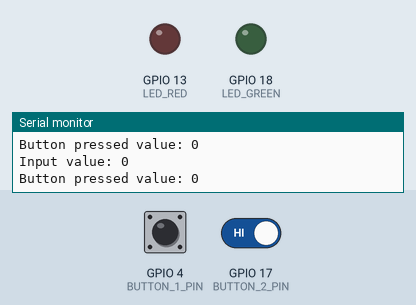
Simulated run of this program. Board: ESP32-S3. On the bench: output pins drawn as LEDs (lit = HIGH), the last lines printed to the serial monitor. Dashed ring = blinking. The test bench sets the inputs (shaded band); at power-on: GPIO 4 (BUTTON_1_PIN) HIGH, GPIO 17 (BUTTON_2_PIN) HIGH. EEPROM starts erased.

Above: at 3.2 s.
3.3 s: GPIO 4 (BUTTON_1_PIN) pulled LOW for 0.15 s
6.4 s: GPIO 4 (BUTTON_1_PIN) driven LOW and GPIO 17 (BUTTON_2_PIN) driven LOW
At 9.56 s:
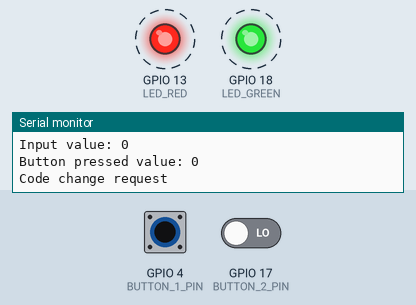
At 11.3 s:
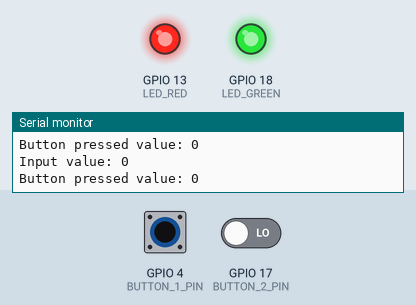
Timing chart, 0 to 12.8 s (numbered marks = the images above; inputs shaded):
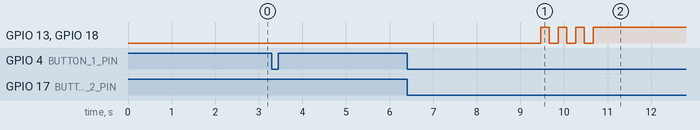

Measured:
- after the input at 6.4 s, GPIO 18 (LED_GREEN): alternates HIGH for 0.20 s and LOW for 0.20 s, 7 changes in all, then stays HIGH, starting after 3.1 s

The program:

main.cpp
```cpp
#include <Arduino.h>
#include <Preferences.h>

Preferences preferences;

// put function declarations here:

#define LED_RED 13
#define LED_GREEN 18
#define BUTTON_1_PIN 4
#define BUTTON_2_PIN 17

const uint8_t BUTTON_ERROR_PREVENT_DELAY = 100;
const uint16_t DELAY_BEFORE_CODE_RESET = 5000;
const uint8_t BLINKS_SPEED = 200;
const uint8_t BLINKS_COUNT = 3;
const uint8_t double_hold_check_cycles_success = 15; // 3000 ms / 200 ms = 15;

const uint16_t LOG_DELAY = 300;

const bool BUTTON_A_VALUE = 0;
const bool BUTTON_B_VALUE = 1;

typedef struct
{
  uint8_t pin;
  bool input_value;
  bool button_state;
  bool prev_button_state;
  uint32_t ts;
} Button;

void changeInputValue(uint8_t input_value);
void blinkWithLed(uint8_t LED_PIN);
void registerButtonCheck(Button *btn);
void resetSequenceEntering();

uint8_t target_code;
uint8_t input_sequence = 0;
uint8_t button_presses = 0;
uint32_t test_ts = millis();
uint32_t double_hold_check_ts = millis();
uint8_t double_hold_check_cycles = 0;
bool code_reset_enabled = false;

uint32_t ts = millis();

Button btn1 = {
    BUTTON_1_PIN,
    HIGH,
    0,
};
Button btn2 = {BUTTON_2_PIN, BUTTON_B_VALUE, HIGH, 0};

void changeInputValue(uint8_t input_value)
{
  input_sequence = (input_sequence << 1) | input_value;
  button_presses++;
}

void blinkWithLed(uint8_t LED_PIN)
{
  uint8_t i = 0;
  while (BLINKS_COUNT > i)
  {
    i++;
    digitalWrite(LED_PIN, HIGH);
    delay(BLINKS_SPEED);
    digitalWrite(LED_PIN, LOW);
    delay(BLINKS_SPEED);
  };
}

void registerButtonCheck(Button *btn)
{
  const bool buttonState = digitalRead(btn->pin);
  if (millis() - btn->ts > BUTTON_ERROR_PREVENT_DELAY)
  {
    btn->prev_button_state = btn->button_state;
    btn->button_state = buttonState;
    btn->ts = millis();
    if (buttonState == LOW && btn->prev_button_state == HIGH)
    {
      ts = millis(); // Reset the global timeout for DELAY_BEFORE_CODE_RESET
      changeInputValue(btn->input_value);
    }
  }
}

void resetSequenceEntering()
{
  input_sequence = 0;
  button_presses = 0;
}

void setup()
{
  Serial.begin(115200);
  delay(2000);

  preferences.begin("my-app", false);
  target_code = preferences.getUInt("target_code", 0b0110);

  pinMode(LED_RED, OUTPUT);
  pinMode(LED_GREEN, OUTPUT);

  pinMode(BUTTON_1_PIN, INPUT_PULLUP);
  pinMode(BUTTON_2_PIN, INPUT_PULLUP);

  // Disable built in LED
  digitalWrite(LED_BUILTIN, LOW);
}

void loop()
{
  // Log input input_value into serial monitor
  if (millis() - test_ts > LOG_DELAY)
  {
    test_ts = millis();
    Serial.print("Input value: ");
    Serial.println(input_sequence, BIN);
    Serial.print("Button pressed value: ");
    Serial.println(button_presses);
  }

  registerButtonCheck(&btn1);
  registerButtonCheck(&btn2);

  if (code_reset_enabled)
  {
    if (button_presses >= 4)
    {
      target_code = input_sequence;
      preferences.putUInt("target_code", target_code);
      code_reset_enabled = false;
      resetSequenceEntering();
      digitalWrite(LED_RED, LOW);
      blinkWithLed(LED_GREEN);
    }
  }
  else
  {
    if (btn1.button_state == LOW && btn2.button_state == LOW)
    {
      if (millis() - double_hold_check_ts > 200)
      {
        resetSequenceEntering();
        double_hold_check_ts = millis();
        if (double_hold_check_cycles_success <= double_hold_check_cycles)
        {
          double_hold_check_cycles = 0;
          Serial.println("Code change request");
          code_reset_enabled = true;
          uint8_t i = 0;
          while (BLINKS_COUNT > i)
          {
            i++;
            digitalWrite(LED_GREEN, HIGH);
            digitalWrite(LED_RED, HIGH);
            delay(BLINKS_SPEED);
            digitalWrite(LED_GREEN, LOW);
            digitalWrite(LED_RED, LOW);
            delay(BLINKS_SPEED);
          };
          digitalWrite(LED_GREEN, HIGH);
          digitalWrite(LED_RED, HIGH);
        }
        else
        {
          double_hold_check_cycles++;
        }
      }
    }
    else
    {

      if (button_presses >= 4)
      {
        Serial.print("Full input value: ");
        Serial.println(input_sequence, BIN);
        if (input_sequence == target_code)
        {
          Serial.println("CORRECT CODE");
          blinkWithLed(LED_GREEN);
        }
        else
        {
          Serial.println("WRONG CODE");
          blinkWithLed(LED_RED);
        }
        resetSequenceEntering();
      }

      if (millis() - ts > DELAY_BEFORE_CODE_RESET && button_presses != 0)
      {
        resetSequenceEntering();
        blinkWithLed(LED_RED);
      }
    }
  }
}
```
